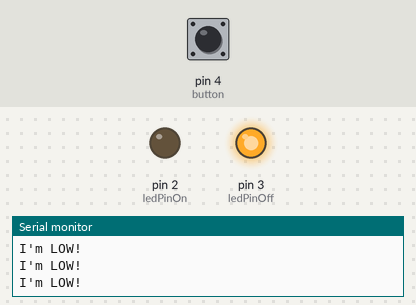
The sketch below on a simulated Arduino Uno, built with avr-gcc and run on an emulated ATmega328P. Parts: output pins drawn as LEDs (lit = HIGH), the last lines printed to the serial monitor. Dashed ring = blinking. The inputs (shaded band) are chosen by the test bench; at power-on: pin 4 (button) LOW.

Above: at 1.2 s.
1.3 s: pin 4 (button) pulled HIGH for 0.15 s
At 1.38 s:
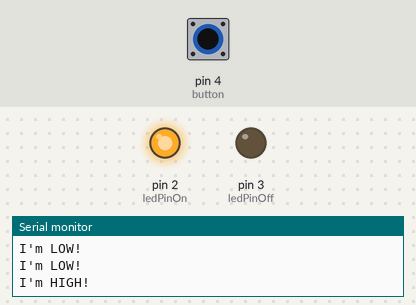
2.9 s: pin 4 (button) pulled HIGH for 3.2 s
At 7.1 s:
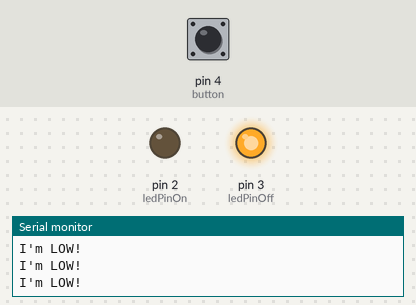
7.6 s: pin 4 (button) pulled HIGH for 1 s
At 8.4 s:
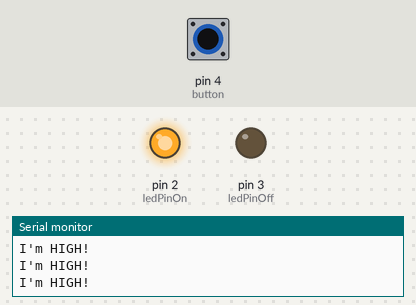
11.6 s: pin 4 (button) driven HIGH
At 12.4 s:
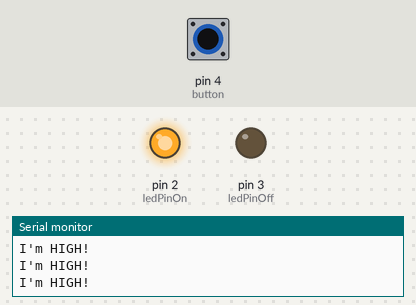
14.6 s: pin 4 (button) driven LOW
At 15.0 s:
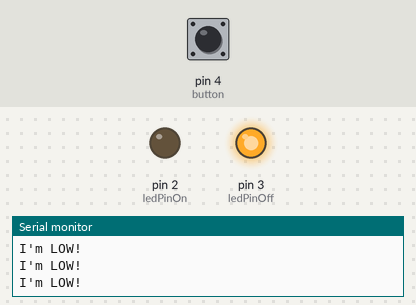
17.6 s: pin 4 (button) pulsed HIGH 2 times (0.12 s each, 0.3 s apart)
At 17.81 s:
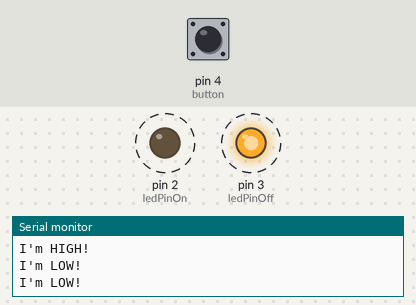
Timing chart, 0 to 20.6 s (numbered marks = the images above; inputs shaded):
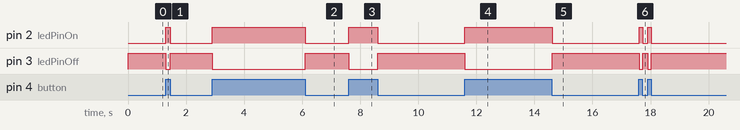

The sketch:

Day_2_Variables_Buttons.ino
```cpp
const int ledPinOn = 2;
const int ledPinOff = 3;
const int button = 4;

void setup() {
  // put your setup code here, to run once:
  Serial.begin(9600);
  pinMode(ledPinOn, OUTPUT);
  pinMode(ledPinOff, OUTPUT);
  pinMode(button, INPUT);

}

void loop() {
  // put your main code here, to run repeatedly:
  int buttonState = digitalRead(button);
  if (buttonState == HIGH){
    digitalWrite(ledPinOn, HIGH);
    digitalWrite(ledPinOff, LOW);
    Serial.println("I'm HIGH!");
  }
  else{
    digitalWrite(ledPinOn, LOW);
    digitalWrite(ledPinOff, HIGH);
    Serial.println("I'm LOW!");
  }

}
```

Measured:
- after the input at 1.3 s, pin 2 (ledPinOn): LOW → HIGH at once, → LOW 0.15 s later; pin 3 (ledPinOff): HIGH → LOW at once, → HIGH 0.15 s later
- after the input at 2.9 s, pin 2 (ledPinOn): LOW → HIGH at once, → LOW 3.2 s later; pin 3 (ledPinOff): HIGH → LOW at once, → HIGH 3.2 s later
- after the input at 7.6 s, pin 2 (ledPinOn): LOW → HIGH at once, → LOW 1.0 s later; pin 3 (ledPinOff): HIGH → LOW at once, → HIGH 1.0 s later
- after the input at 11.6 s, pin 2 (ledPinOn): LOW → HIGH at once; pin 3 (ledPinOff): HIGH → LOW at once
- after the input at 14.6 s, pin 2 (ledPinOn): HIGH → LOW at once; pin 3 (ledPinOff): LOW → HIGH at once
- after the input at 17.6 s, pin 2 (ledPinOn): alternates HIGH for 0.12 s and LOW for 0.18 s, 4 changes in all, then stays LOW, starting at once; pin 3 (ledPinOff): alternates HIGH for 0.18 s and LOW for 0.12 s, 4 changes in all, then stays HIGH, starting at once
